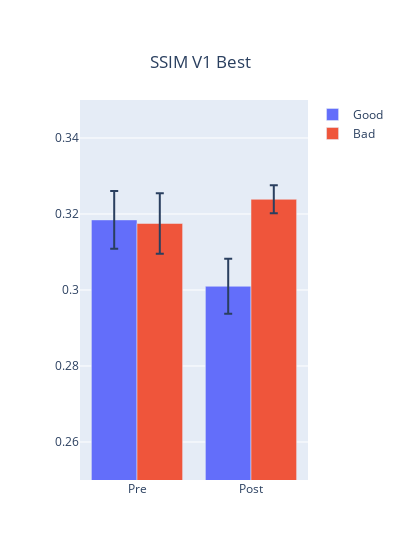

Notebook code for this chart:
### Code cell
Till = 70
fig = go.Figure()
fig.add_trace(go.Bar(
    name='Good',
    x=['Pre', 'Post'], y=[PreGoodBest.iloc[:Till][prop].mean(), PostGoodBest.iloc[:Till][prop].mean()],
    error_y=dict(type='data', array=[PreGoodBest.iloc[:Till][prop].std()/np.sqrt(PreGoodBest.iloc[:Till][prop].count()), PreBadBest.iloc[:Till][prop].std()/np.sqrt(PreBadBest.iloc[:Till][prop].count())])
))
fig.add_trace(go.Bar(
    name='Bad',
    x=['Pre', 'Post'], y=[PreBadBest.iloc[:Till][prop].mean(), PostBadBest.iloc[:Till][prop].mean()],
    error_y=dict(type='data', array=[PostGoodBest.iloc[:Till][prop].std()/np.sqrt(PostGoodBest.iloc[:Till][prop].count()), PostBad[prop].std()/np.sqrt(PostBad[prop].count())])
))
fig.update_layout(title={'text':'SSIM V1 Best','y':0.9,'x':0.5,'xanchor':'center','yanchor':'top'},
                  yaxis=dict(range=[0.25, 0.35]), barmode='group',width=400)
fig.show()

### Figure 1 — Plotly figure (JSON) as saved in the notebook; plotly's stock layout.template omitted (floating-point values rounded to 4 significant figures)
{"data": [{"error_y": {"array": [0.007585, 0.00725], "type": "data"}, "name": "Good", "type": "bar", "x": ["Pre", "Post"], "y": [0.3184, 0.301]}, {"error_y": {"array": [0.007958, 0.003676], "type": "data"}, "name": "Bad", "type": "bar", "x": ["Pre", "Post"], "y": [0.3175, 0.3239]}], "layout": {"barmode": "group", "title": {"text": "SSIM V1 Best", "x": 0.5, "xanchor": "center", "y": 0.9, "yanchor": "top"}, "width": 400, "yaxis": {"range": [0.25, 0.35]}}}
